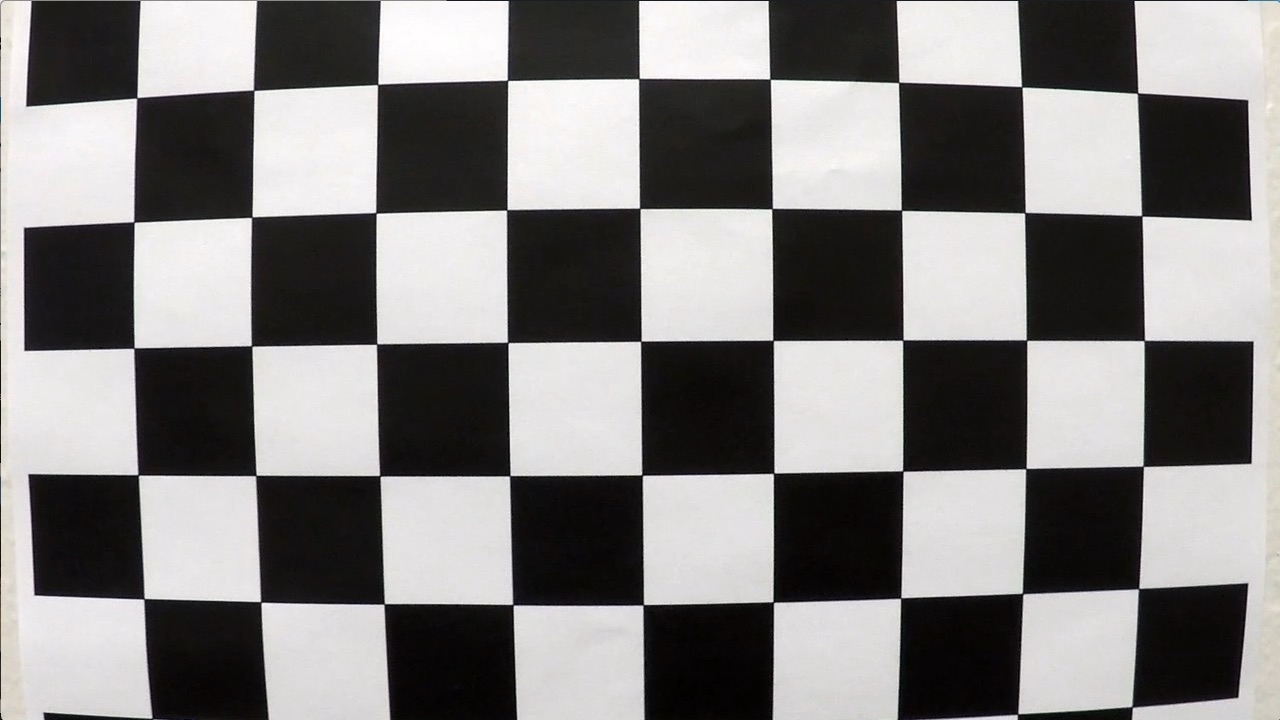
#> input picture camera_cal/calibration1.jpg, 1280 x 720 px; its folder holds only this picture in this run
$ jupyter execute Advanced-Lane_Lines.ipynb   (shell and % lines are left out)   (older library calls are emulated)
#> lines starting #> are read from the running program, lines starting #| are printed output that depends on the picture; after the words box and inside, x2 and y2 are one past the last pixel; in counts of white or black regions, pixels touching at a corner belong together
# Advanced Lane Lines

The goals / steps of this project are the following:

- Compute the camera calibration matrix and distortion coefficients given a set of chessboard images.
- Apply a distortion correction to raw images.
- Use color transforms, gradients, etc., to create a thresholded binary image.
- Apply a perspective transform to rectify binary image ("birds-eye view").
- Detect lane pixels and fit to find the lane boundary.
- Determine the curvature of the lane and vehicle position with respect to center.
- Warp the detected lane boundaries back onto the original image.
- Output visual display of the lane boundaries and numerical estimation of lane curvature and vehicle position.

[cell 1]
# Imports

import numpy as np
import cv2
import matplotlib.pyplot as plt
import matplotlib.image as mpimg
import glob
from tqdm import tqdm
from moviepy.editor import VideoFileClip
from IPython.display import HTML


# Helper Functions

def show_images(orig, mod, orig_title='Original Image', mod_title='Modified Image'):
    f, (ax1, ax2) = plt.subplots(1, 2, figsize=(24, 9))
    f.tight_layout()
    ax1.imshow(orig, cmap='gray')
    ax1.set_title(orig_title, fontsize=50)
    ax2.imshow(mod, cmap='gray')
    ax2.set_title(mod_title, fontsize=50)
    plt.subplots_adjust(left=0., right=1, top=0.9, bottom=0.)

## Calibrating the Camera

[cell 2]
# Load calibration images
images = glob.glob('./camera_cal/calibration*.jpg')

# Array to store object / image points from all images

objpoints = [] # 3D points in real world space
imgpoints = [] # 2D points in image plan

# Prepare object points e.g. (0,0,0), (1,0,0), (2,0,0) ... (7,5,0)
objp = np.zeros((5*9,3), np.float32)
objp[:,:2] = np.mgrid[0:9,0:5].T.reshape(-1,2) # x,y coordinates

for fname in tqdm(images):
    # Read image
    img = mpimg.imread(fname)
#> img is the input picture: shape (720, 1280, 3); mean R, G, B 130.1, 128.4, 127.8

    # Convert image to grayscale
    gray = cv2.cvtColor(img, cv2.COLOR_BGR2GRAY)

    # Find chessboard corners
    ret, corners = cv2.findChessboardCorners(gray, (9,5), None)
#> ret = True; corners = 45 rows, first 8: [136.7, 98.03], [253.8, 90.31], [377.7, 84.53], [507.6, 80.32], [639, 78.58], [770, 79.13], [898.7, 82.42], [1021.8, 87.11]

    # If corners are found, add object points & image points
    if ret == True:
        imgpoints.append(corners)
        objpoints.append(objp)

## Distortion correction

[cell 3]
def cal_undistort(img, objpoints, imgpoints):
    gray = cv2.cvtColor(img,cv2.COLOR_BGR2GRAY)
    ret, mtx, dist, rvecs, tvecs = cv2.calibrateCamera(objpoints, imgpoints, gray.shape[::-1], None, None)
    undist = cv2.undistort(img, mtx, dist, None, mtx)
    return undist

orig = mpimg.imread(images[0])
dest = cal_undistort(orig, objpoints, imgpoints)
#> in cal_undistort, `ret, mtx, dist, rvecs, tvecs = cv2.calibrateCamera(objpoints, imgpoint..`: ret = 0.494; mtx = [[2115.4, 0, 554.7], [0, 2121.4, 288.4], [0, 0, 1]]; dist = [[-1.05, 3.83, 0.0425, 0.0386, -17.31]]; rvecs = ([0.0802, -0.0387, -0.00899],); tvecs = ([-3.36, -1.55, 15.6],)
show_images(orig, dest)
#> (the call stopped at in show_images, `f, (ax1, ax2) = plt.subplots(1, 2, figsize=(24, 9))`: IPython is not available in this run)

## Color/gradient threshold

[cell 4]
# Define a function that takes an image, gradient orientation,
# and threshold min / max values.
# [58 lines left out: functions abs_sobel_thresh, mag_thresh, dir_thresh, hls_s_thresh, not called in this run]

def hls_l_thresh(img, thresh=(220, 255)):
    # HLS color space
    hls = cv2.cvtColor(img, cv2.COLOR_RGB2HLS)
    hls_l = hls[:,:,1]
    hls_l = hls_l*(255/np.max(hls_l))
    # Threshold to the L channel
    binary_output = np.zeros_like(hls_l)
    binary_output[(hls_l > thresh[0]) & (hls_l <= thresh[1])] = 1
    return binary_output

def lab_b_thresh(img, thresh=(190, 255)):
    # LAB color space
    lab = cv2.cvtColor(img, cv2.COLOR_RGB2Lab)
    lab_b = lab[:,:,2]
    # ignore if no yellows in the image
    if np.max(lab_b) > 175:
        lab_b = lab_b*(255/np.max(lab_b))
    # Threshold to L channel
    binary_output = np.zeros_like(lab_b)
    binary_output[((lab_b > thresh[0]) & (lab_b <= thresh[1]))] = 1
    return binary_output

# [9 lines left out: function combined_thresh_gray, not called in this run]

def combined_thresh_color(img):
    img_l_thresh = hls_l_thresh(img)
    img_b_thresh = lab_b_thresh(img)

    combined = np.zeros_like(img_b_thresh)
    combined[(img_l_thresh == 1) | (img_b_thresh == 1)] = 1
    return combined

test = cal_undistort(mpimg.imread('./test_images/straight_lines1.jpg'), objpoints, imgpoints)
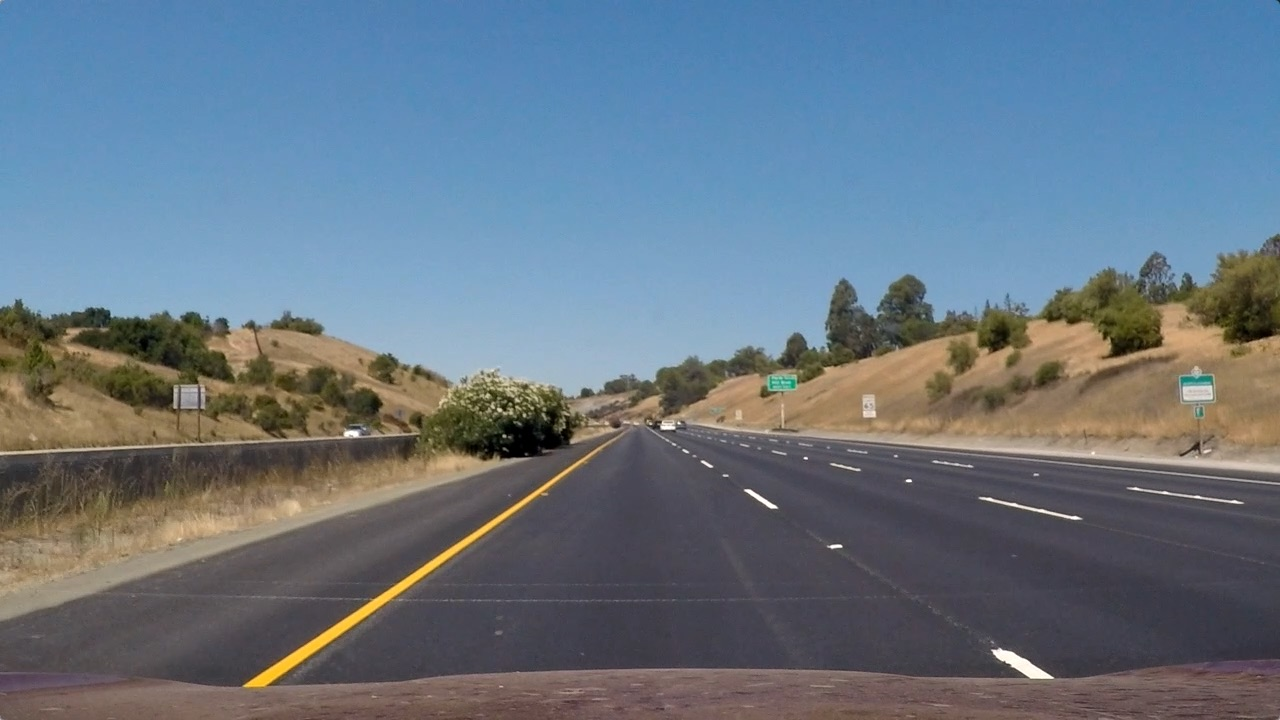
#> input picture test_images/straight_lines1.jpg, 1280 x 720 px
#> in cal_undistort, img is the input picture: shape (720, 1280, 3); mean R, G, B 103.2, 117.7, 131.2
combined = combined_thresh_color(test)
#> in hls_l_thresh, `hls = cv2.cvtColor(img, cv2.COLOR_RGB2HLS)`: hls: shape (720, 1280, 3); mean of channels 0, 1, 2 86.8, 117.4, 66.4
#> in combined_thresh_color, `img_l_thresh = hls_l_thresh(img)`:
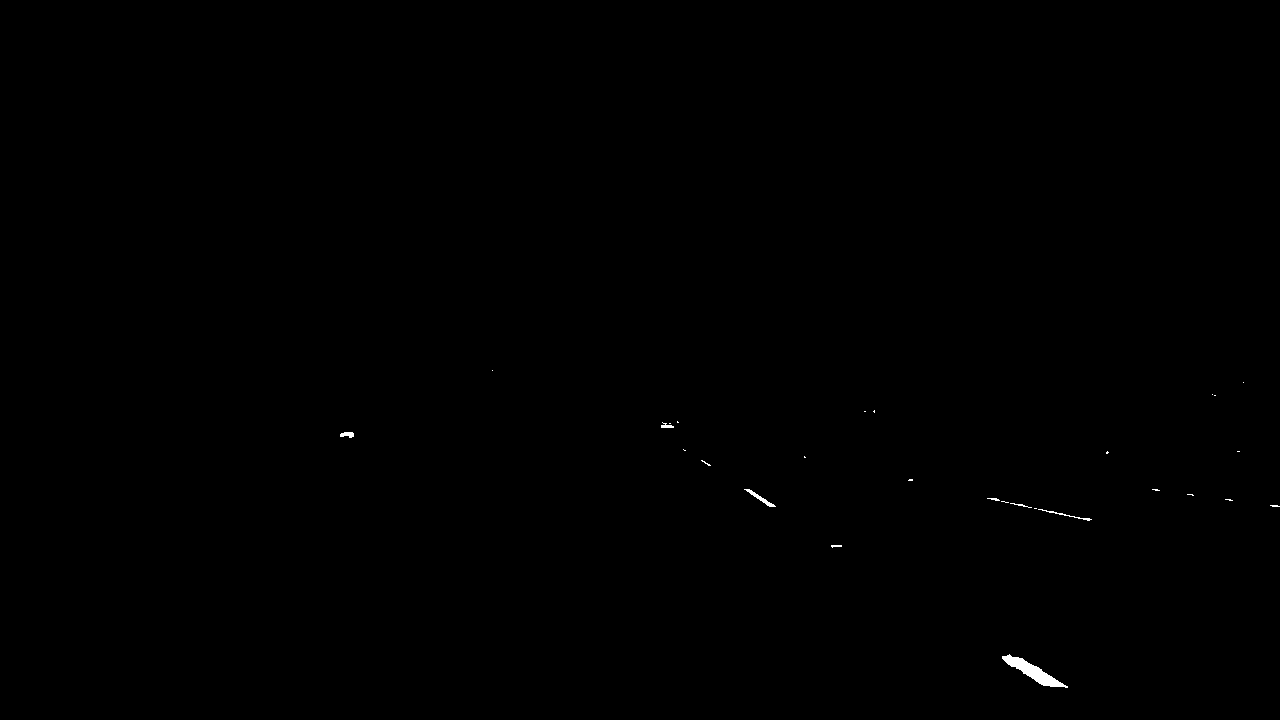
#> img_l_thresh: shape (720, 1280) float64; values 0 (black) and 1 (white), 0.13% white; 28 white regions (20 under 20 px), largest, box (x1, y1, x2, y2) and area: (1002, 654, 1068, 688) 689, (744, 489, 776, 507) 120, (1038, 509, 1092, 521) 83
#> in lab_b_thresh, `lab = cv2.cvtColor(img, cv2.COLOR_RGB2Lab)`: lab: shape (720, 1280, 3); mean of channels 0, 1, 2 124.9, 127.8, 119.9
#> in lab_b_thresh, `lab_b = lab_b*(255/np.max(lab_b))`:
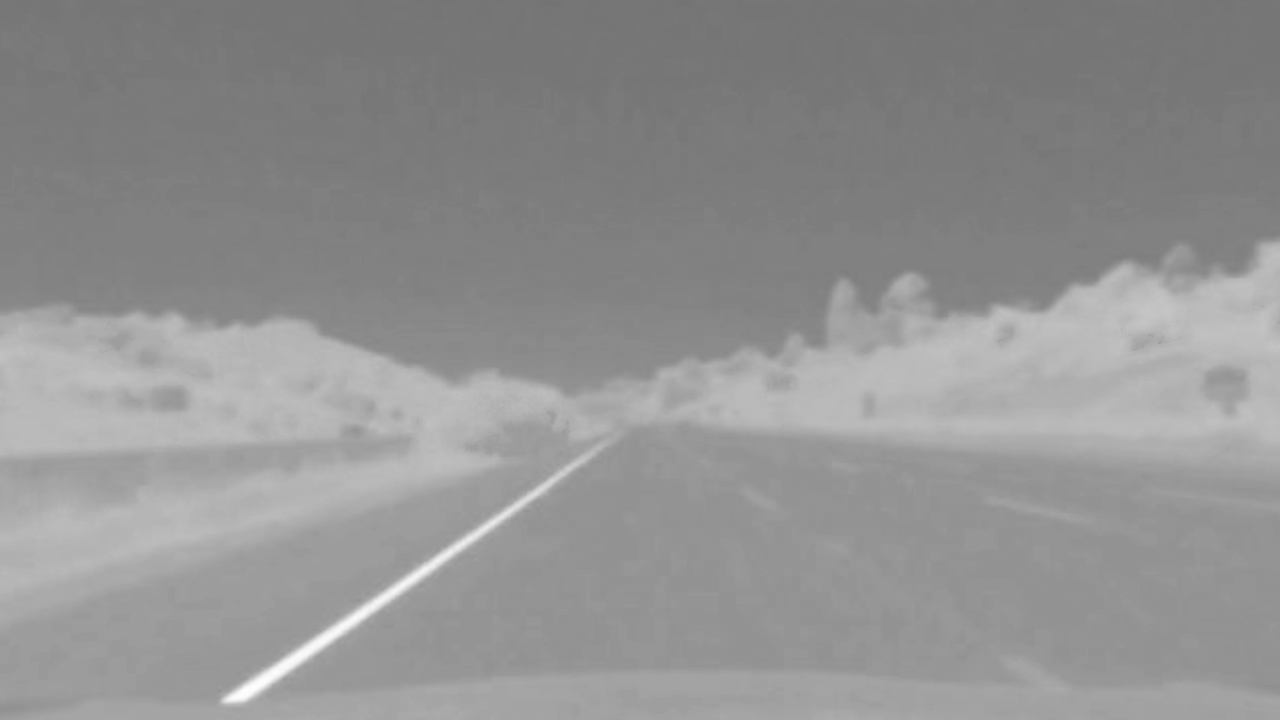
#> lab_b: shape (720, 1280) float64; min 115.9, max 255, mean 146.2
#> in combined_thresh_color, `img_b_thresh = lab_b_thresh(img)`: img_b_thresh: shape (720, 1280) float64; values 0 (black) and 1 (white), 1% white; 57 white regions (39 under 20 px), largest, box (x1, y1, x2, y2) and area: (222, 456, 587, 704) 4989, (1194, 311, 1280, 352) 1532, (1121, 289, 1184, 333) 1475
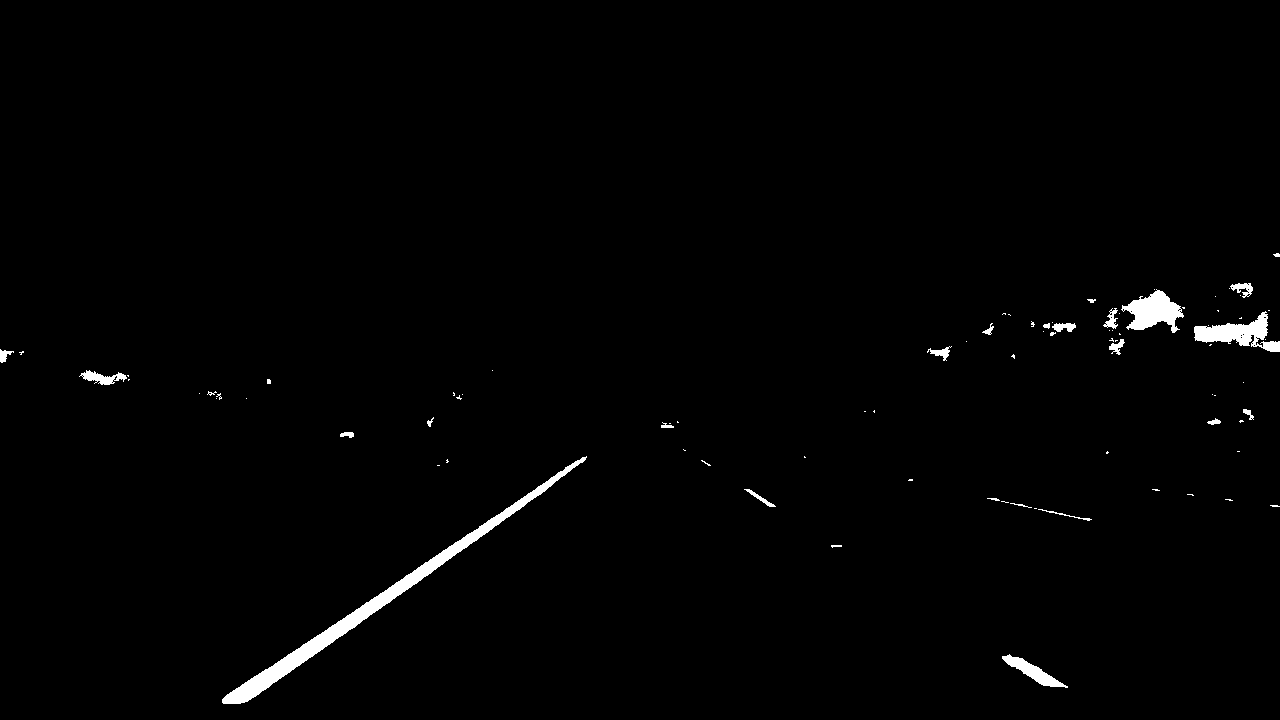
#> combined: shape (720, 1280) float64; values 0 (black) and 1 (white), 1.2% white; 85 white regions (59 under 20 px), largest, box (x1, y1, x2, y2) and area: (222, 456, 587, 704) 4989, (1194, 311, 1280, 352) 1532, (1121, 289, 1184, 333) 1475
show_images(test, combined)
#> (the call stopped at in show_images, `f, (ax1, ax2) = plt.subplots(1, 2, figsize=(24, 9))`: IPython is not available in this run)

## Perspective transform

[cell 5]
# Source Image Points

plt.imshow(test)
#> (this line was passed over: IPython is not available in this run)
plt.plot(800, 520, '.') # top right
#> (this line was passed over: IPython is not available in this run)
plt.plot(1050, 680, '.') # bottom right
#> (this line was passed over: IPython is not available in this run)
plt.plot(270, 680, '.') # bottom left
#> (this line was passed over: IPython is not available in this run)
plt.plot(490, 520, '.') # top left
#> (this line was passed over: IPython is not available in this run)
